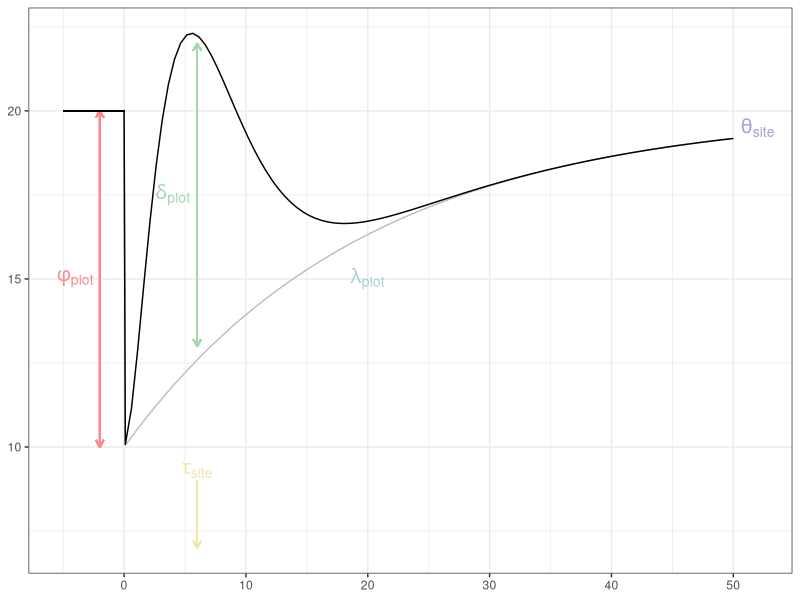

Write the R code that produced this figure.
## ---- chunk 1
#| message: false
#| include: false
library(tidyverse)
## ---- chunk 2
#| warning: false
#| message: false
#| fig-cap: "STP proj with pars."
ltp <- function(time, dist, thetainf, lambda) {
  theta0 <- thetainf * dist
  ltp <- 1 - exp(-lambda * time)
  theta0 + (thetainf - theta0) * (ltp)
}
stp <- function(time, dist, thetainf, lambda, tau, delta) {
  theta0 <- thetainf * dist
  ltp <- 1 - exp(-lambda * time)
  stp <- delta * (time / tau * exp(1 - time / tau))^2
  theta0 + ltp * (thetainf - theta0) + stp * thetainf
}
data.frame(time = seq(0.1, 50, length.out = 100)) %>%
  mutate(y_stp = stp(time,
    dist = 0.5, thetainf = 20, lambda = 0.05,
    tau = 5, delta = 0.5
  )) %>%
  mutate(y_ltp = ltp(time, dist = 0.5, thetainf = 20, lambda = 0.05)) %>%
  bind_rows(data.frame(time = 0, y_stp = 20, y_ltp = 20)) %>%
  ggplot(aes(time)) +
  geom_line(aes(y = y_ltp), col = "grey") +
  geom_line(aes(y = y_stp)) +
  theme_bw() +
  annotate("text",
    x = 52, y = 19.5, label = "theta[site]",
    col = "#9ea1d4", parse = TRUE, size = 5
  ) +
  annotate("text",
    x = 20, y = 15, label = "lambda[plot]",
    col = "#a8d2d1", parse = TRUE, size = 5
  ) +
  annotate("text",
    x = -4, y = 15, label = "phi[plot]",
    col = "#fc8a8a", parse = TRUE, size = 5
  ) +
  theme(axis.title = element_blank()) +
  geom_segment(aes(x = -2, y = 10, xend = -2, yend = 20),
    arrow = arrow(length = unit(0.2, "cm")), col = "#fc8a8a"
  ) +
  geom_segment(aes(x = -2, y = 20, xend = -2, yend = 10),
    arrow = arrow(length = unit(0.2, "cm")), col = "#fc8a8a"
  ) +
  annotate("text",
    x = 6, y = 9.3, label = "tau[site]",
    col = "#f2e5a9", parse = TRUE, size = 5
  ) +
  annotate("text",
    x = 4, y = 17.5, label = "delta[plot]",
    col = "#a7d6ac", parse = TRUE, size = 5
  ) +
  geom_segment(aes(x = 6, y = 13, xend = 6, yend = 22),
    arrow = arrow(length = unit(0.2, "cm")), col = "#a7d6ac"
  ) +
  geom_segment(aes(x = 6, y = 22, xend = 6, yend = 13),
    arrow = arrow(length = unit(0.2, "cm")), col = "#a7d6ac"
  ) +
  geom_segment(aes(x = 6, y = 9, xend = 6, yend = 7),
    arrow = arrow(length = unit(0.2, "cm")), col = "#f2e5a9"
  ) +
  theme(axis.title = element_blank()) +
  geom_segment(aes(x = -5, y = 20, xend = 0, yend = 20)) +
  ylim(7, NA)
